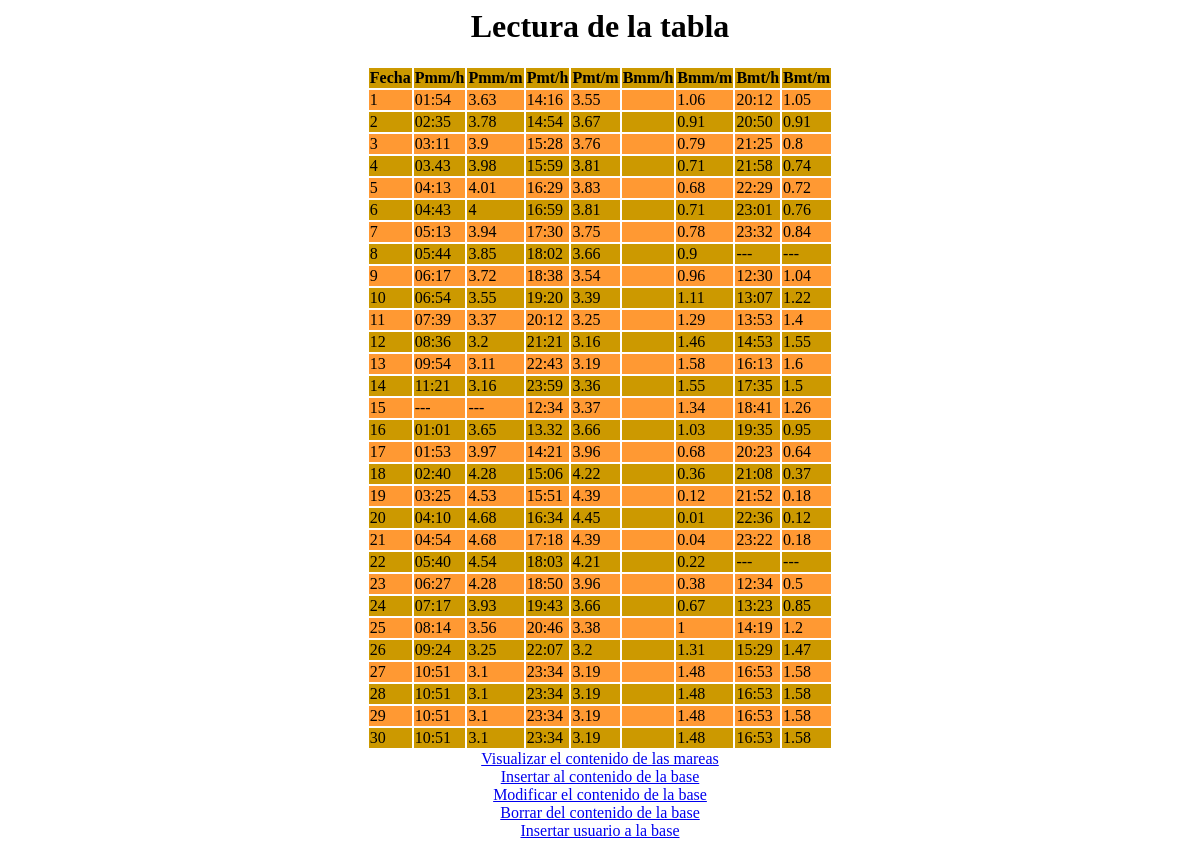
Page /lectura.php on the committed database.
### tables this page shows
CREATE TABLE IF NOT EXISTS `febrero` (
  `fecha` varchar(10) NOT NULL,
  `pmmhora` varchar(10) NOT NULL,
  `pmmmetros` varchar(10) NOT NULL,
  `pmthora` varchar(10) NOT NULL,
  `pmtmetros` varchar(10) NOT NULL,
  `bmmhota` varchar(10) NOT NULL,
  `bmmmetros` varchar(10) NOT NULL,
  `bmthora` varchar(10) NOT NULL,
  `bmtmetros` varchar(10) NOT NULL
);

### lectura.php (the view, shortened to what this page needs)
<HTML>
<HEAD>
</HEAD>
<BODY>
<h1><div align="center">Lectura de la tabla</div></h1>
<?php
$db = "recu";
$result=mysql_db_query($db ,"select * from febrero ");
?>
<table align="center">
<tr>
<th>Fecha</th>
<th>Pmm/h</th>
<th>Pmm/m</th>
<th>Pmt/h</th>
<th>Pmt/m</th>
<th>Bmm/h</th>
<th>Bmm/m</th>
<th>Bmt/h</th>
<th>Bmt/m</th>
</tr>
<?php
while ($row=mysql_fetch_array($result))
{
echo '<tr><td>'.$row["fecha"].'</td>';
 echo     '<td>'.$row["pmmhora"].'</td>';
 echo     '<td>'.$row["pmmmetros"].'</td>';
 echo     '<td>'.$row["pmthora"].'</td>';
  echo    '<td>'.$row["pmtmetros"].'</td>';
  echo    '<td>'.$row["bmmhora"].'</td>';
echo      '<td>'.$row["bmmmetros"].'</td>';
   echo   '<td>'.$row["bmthora"].'</td>';
echo '<td>'.$row["bmtmetros"].'</td></tr>';
}
?>
</table>
<div align="center"><a href="lectura.php">Visualizar el contenido de las mareas</a></div>
<div align="center"><a href="insertar.html">Insertar al contenido de la base</a></div>
  <div align="center"><a href="actualizar1.php">Modificar el contenido de la base</a></div>
  <div align="center"><a href="borrar1.php">Borrar del contenido de la base</a></div>
  <div align="center"><a href="user.php">Insertar usuario a la base</a></div>
</BODY>
</HTML>

### lectura.php (style rules this page uses)
tr:nth-child(odd) { background-color: #cc9900; color:000000; }
tr:nth-child(even) { background-color: #ff9933; color:000000; }

### rows in the picture
febrero: fecha "1", pmmhora "01:54", pmmmetros "3.63", pmthora "14:16", pmtmetros "3.55", bmmmetros "1.06", bmthora "20:12", bmtmetros "1.05"
febrero: fecha "2", pmmhora "02:35", pmmmetros "3.78", pmthora "14:54", pmtmetros "3.67", bmmmetros "0.91", bmthora "20:50", bmtmetros "0.91"
febrero: fecha "3", pmmhora "03:11", pmmmetros "3.9", pmthora "15:28", pmtmetros "3.76", bmmmetros "0.79", bmthora "21:25", bmtmetros "0.8"
febrero: fecha "4", pmmhora "03.43", pmmmetros "3.98", pmthora "15:59", pmtmetros "3.81", bmmmetros "0.71", bmthora "21:58", bmtmetros "0.74"
febrero: fecha "5", pmmhora "04:13", pmmmetros "4.01", pmthora "16:29", pmtmetros "3.83", bmmmetros "0.68", bmthora "22:29", bmtmetros "0.72"
febrero: fecha "6", pmmhora "04:43", pmmmetros "4", pmthora "16:59", pmtmetros "3.81", bmmmetros "0.71", bmthora "23:01", bmtmetros "0.76"
febrero: fecha "7", pmmhora "05:13", pmmmetros "3.94", pmthora "17:30", pmtmetros "3.75", bmmmetros "0.78", bmthora "23:32", bmtmetros "0.84"
febrero: fecha "8", pmmhora "05:44", pmmmetros "3.85", pmthora "18:02", pmtmetros "3.66", bmmmetros "0.9", bmthora "---", bmtmetros "---"
febrero: fecha "9", pmmhora "06:17", pmmmetros "3.72", pmthora "18:38", pmtmetros "3.54", bmmmetros "0.96", bmthora "12:30", bmtmetros "1.04"
febrero: fecha "10", pmmhora "06:54", pmmmetros "3.55", pmthora "19:20", pmtmetros "3.39", bmmmetros "1.11", bmthora "13:07", bmtmetros "1.22"
febrero: fecha "11", pmmhora "07:39", pmmmetros "3.37", pmthora "20:12", pmtmetros "3.25", bmmmetros "1.29", bmthora "13:53", bmtmetros "1.4"
febrero: fecha "12", pmmhora "08:36", pmmmetros "3.2", pmthora "21:21", pmtmetros "3.16", bmmmetros "1.46", bmthora "14:53", bmtmetros "1.55"
febrero: fecha "13", pmmhora "09:54", pmmmetros "3.11", pmthora "22:43", pmtmetros "3.19", bmmmetros "1.58", bmthora "16:13", bmtmetros "1.6"
febrero: fecha "14", pmmhora "11:21", pmmmetros "3.16", pmthora "23:59", pmtmetros "3.36", bmmmetros "1.55", bmthora "17:35", bmtmetros "1.5"
febrero: fecha "15", pmmhora "---", pmmmetros "---", pmthora "12:34", pmtmetros "3.37", bmmmetros "1.34", bmthora "18:41", bmtmetros "1.26"
febrero: fecha "16", pmmhora "01:01", pmmmetros "3.65", pmthora "13.32", pmtmetros "3.66", bmmmetros "1.03", bmthora "19:35", bmtmetros "0.95"
febrero: fecha "17", pmmhora "01:53", pmmmetros "3.97", pmthora "14:21", pmtmetros "3.96", bmmmetros "0.68", bmthora "20:23", bmtmetros "0.64"
febrero: fecha "18", pmmhora "02:40", pmmmetros "4.28", pmthora "15:06", pmtmetros "4.22", bmmmetros "0.36", bmthora "21:08", bmtmetros "0.37"
febrero: fecha "19", pmmhora "03:25", pmmmetros "4.53", pmthora "15:51", pmtmetros "4.39", bmmmetros "0.12", bmthora "21:52", bmtmetros "0.18"
febrero: fecha "20", pmmhora "04:10", pmmmetros "4.68", pmthora "16:34", pmtmetros "4.45", bmmmetros "0.01", bmthora "22:36", bmtmetros "0.12"
febrero: fecha "21", pmmhora "04:54", pmmmetros "4.68", pmthora "17:18", pmtmetros "4.39", bmmmetros "0.04", bmthora "23:22", bmtmetros "0.18"
febrero: fecha "22", pmmhora "05:40", pmmmetros "4.54", pmthora "18:03", pmtmetros "4.21", bmmmetros "0.22", bmthora "---", bmtmetros "---"
febrero: fecha "23", pmmhora "06:27", pmmmetros "4.28", pmthora "18:50", pmtmetros "3.96", bmmmetros "0.38", bmthora "12:34", bmtmetros "0.5"
febrero: fecha "24", pmmhora "07:17", pmmmetros "3.93", pmthora "19:43", pmtmetros "3.66", bmmmetros "0.67", bmthora "13:23", bmtmetros "0.85"
febrero: fecha "25", pmmhora "08:14", pmmmetros "3.56", pmthora "20:46", pmtmetros "3.38", bmmmetros "1", bmthora "14:19", bmtmetros "1.2"
febrero: fecha "26", pmmhora "09:24", pmmmetros "3.25", pmthora "22:07", pmtmetros "3.2", bmmmetros "1.31", bmthora "15:29", bmtmetros "1.47"
febrero: fecha "27", pmmhora "10:51", pmmmetros "3.1", pmthora "23:34", pmtmetros "3.19", bmmmetros "1.48", bmthora "16:53", bmtmetros "1.58"
febrero: fecha "28", pmmhora "10:51", pmmmetros "3.1", pmthora "23:34", pmtmetros "3.19", bmmmetros "1.48", bmthora "16:53", bmtmetros "1.58"
febrero: fecha "29", pmmhora "10:51", pmmmetros "3.1", pmthora "23:34", pmtmetros "3.19", bmmmetros "1.48", bmthora "16:53", bmtmetros "1.58"
febrero: fecha "30", pmmhora "10:51", pmmmetros "3.1", pmthora "23:34", pmtmetros "3.19", bmmmetros "1.48", bmthora "16:53", bmtmetros "1.58"
